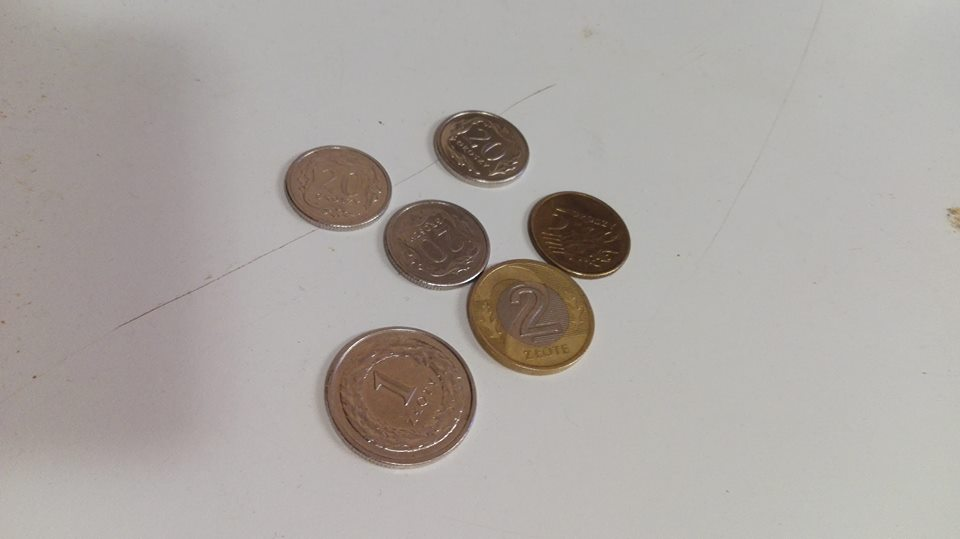
#> input picture _kck/img.jpg, 960 x 539 px; its folder holds only this picture in this run
$ python -i imglib.py   (imports and definitions only)
#> lines starting #> are read from the running program, lines starting #| are printed output that depends on the picture; after the words box and inside, x2 and y2 are one past the last pixel; in counts of white or black regions, pixels touching at a corner belong together
import math,numpy as np,glob,cv2,os
from PIL import ImageEnhance,Image

# >>>>>>>>>>>>>>>>>>>>>>>>>>>>>>>>>>>>>>>>>
def imgfun(img):
    gray = cv2.cvtColor(img,cv2.COLOR_BGR2GRAY)
    tmimg = cv2.adaptiveThreshold(gray,255,cv2.ADAPTIVE_THRESH_MEAN_C,
            cv2.THRESH_BINARY,11,2)

    canimg = cv2.Canny(img,np.nanpercentile(img,25),np.nanpercentile(img,75))

    v1, v2, v3, v4 = [], [], [], []
    nc = 5
    c = [cradn(img,i/nc,(i+1)/nc) for i in range(nc)]
    for oimg in c:
        b,g,r = cv2.split(oimg)
        perSet = np.arange(5,100,10)
        pb = [np.nanpercentile(b,i)for i in perSet]
        pg = [np.nanpercentile(g,i)for i in perSet]
        pr = [np.nanpercentile(r,i)for i in perSet]
        for i in range(len(pb)-1):
            v1.append(pb[i+1]-pg[i])
            v2.append(pg[i+1]-pr[i])
            v3.append(pb[i+1]-pr[i])

    v4.append(len(img))

    v4.append(np.nanmean(canimg))
    v4.append(np.nanmean(tmimg))

    v4.append(np.nanmean(canimg))
    v4.append(np.nanmean(tmimg))

    vec1 = [v1,v2,v3,v4]
    return vec1
#<<<<<<<<<<<<<<<<<<<<<<<<<<<<<<<<<<<<<<<<<

def dist(vec1,vec2):
    if len(vec1)!=len(vec2):
        print('err len')
        return
    d=0
    for i in range(len(vec1)):
        for j in range(len(vec1[i])):
           d+=(vec1[i][j]-vec2[i][j])**2
    return d**(1/2)

def cradn(coin,rmin,rmax):# <0,1>
    R = len(coin)/2
    rmin*=R;rmax*=R
    res = np.zeros(np.shape(coin))
    for i in range(len(coin)):
        for j in range(len(coin[i])):
            if ((((i-R)**2)+((j-R)**2)<rmax**2)
                and (((i-R)**2)+((j-R)**2)>rmin**2)):
                res[i][j]=coin[i][j]
            else: res[i][j]=None
    return res

def colfun(image,col=1,con=1,sh=1,br=1):
    image = image.copy()
    image = Image.fromarray(image)

    enhancer = ImageEnhance.Color(image)
    image = enhancer.enhance(col)

    enhancer = ImageEnhance.Contrast(image)
    image = enhancer.enhance(con)

    enhancer = ImageEnhance.Sharpness(image)
    image = enhancer.enhance(sh)


    enhancer = ImageEnhance.Brightness(image)
    image = enhancer.enhance(br)


    image = np.array(image)
    return image

def per(v,i):
    return np.nanpercentile(v,i)

>>> import cv2
>>> picture = cv2.imread('../../_kck/img.jpg')
#> picture is the input picture: shape (539, 960, 3); mean B, G, R 160.8, 165.1, 170.8
>>> result = imgfun(picture)
#> in imgfun, `gray = cv2.cvtColor(img,cv2.COLOR_BGR2GRAY)`:
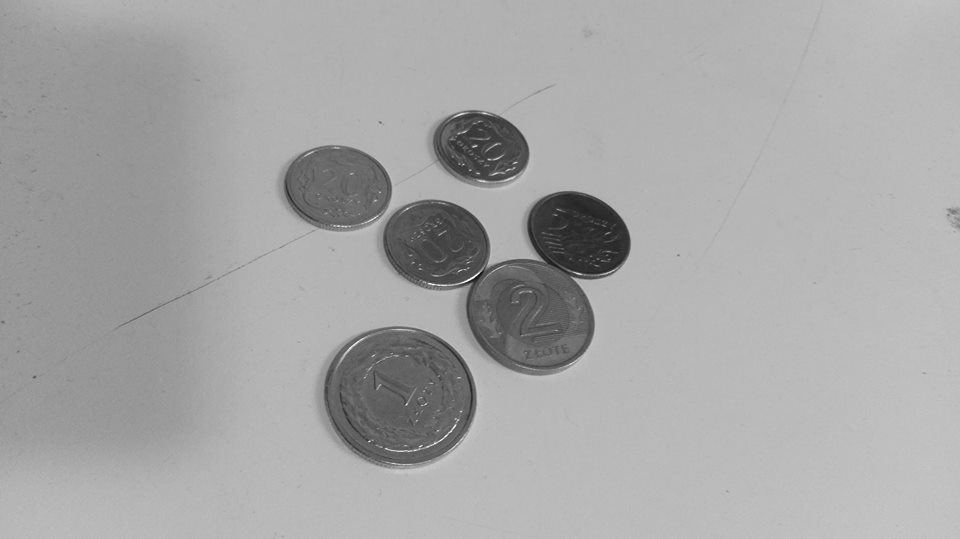
#> gray: shape (539, 960); min 11, max 255, mean 166.4
#> in imgfun, `tmimg = cv2.adaptiveThreshold(gray,255,cv2.ADAPTIVE_THRESH_MEAN_C, cv2..`:
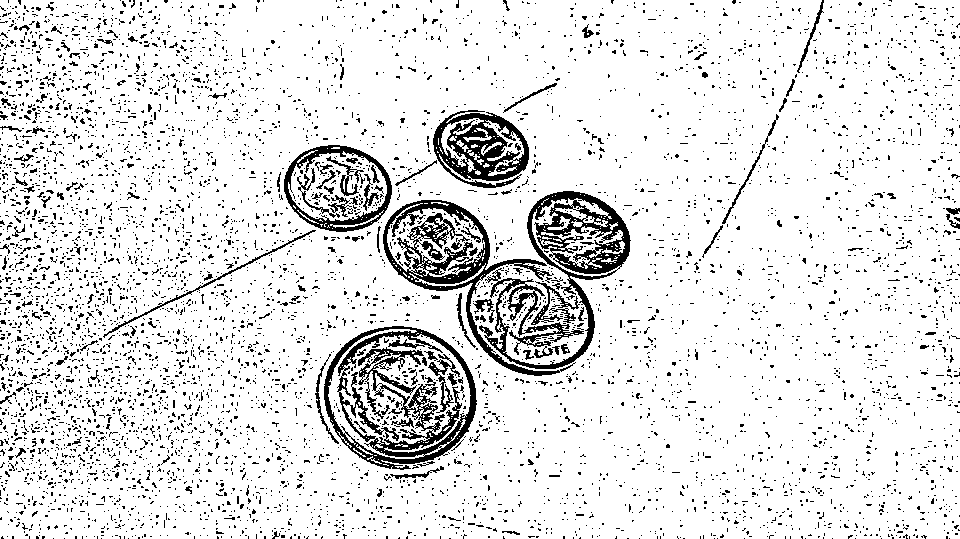
#> tmimg: shape (539, 960); 88.9% white; black in thin lines or dots
#> in imgfun, `canimg = cv2.Canny(img,np.nanpercentile(img,25),np.nanpercentile(img,7..`:
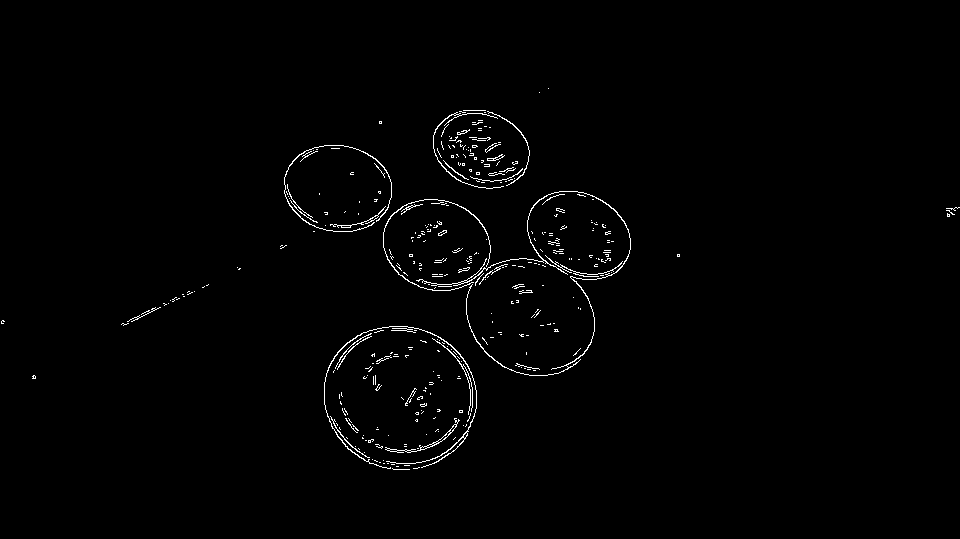
#> canimg: shape (539, 960); 1.1% white in thin lines or dots, all inside (x1, y1, x2, y2) = (1, 88, 960, 470)
#> in cradn, `R = len(coin)/2`: R = 269.5
#> in cradn, `rmin *= R`: rmin = 0
#> in cradn, `rmax *= R`: rmax = 53.9
#> after the loop in cradn, `for i in range(len(coin)):`: res: shape (539, 960, 3) float64; 98.23% of the values are NaN or infinite; the others: min 125, max 193, mean 176.5
#> after the loop in cradn (call 2), `for i in range(len(coin)):`: res: shape (539, 960, 3) float64; 94.71% of the values are NaN or infinite; the others: min 23, max 230, mean 162.2
#> after the loop in cradn (call 3), `for i in range(len(coin)):`: res: shape (539, 960, 3) float64; 91.18% of the values are NaN or infinite; the others: min 27, max 255, mean 146.6
#> after the loop in cradn (call 4), `for i in range(len(coin)):`: res: shape (539, 960, 3) float64; 87.66% of the values are NaN or infinite; the others: min 4, max 255, mean 147.8
#> after the loop in cradn (call 5), `for i in range(len(coin)):`: res: shape (539, 960, 3) float64; 84.13% of the values are NaN or infinite; the others: min 16, max 255, mean 153.9
#> in imgfun, `c = [cradn(img,i/nc,(i+1)/nc) for i in range(nc)]`: c = 5 items
#> the loop in imgfun, `for oimg in c:` made 5 passes
#> (pb, pg, pr) on passes 1 to 4: ([166, 171, 173, 175, 176, 176, 177, 178, 178, 179], [165, 170, 174, 175, 176, 177, 178, 178, 179, 179], [173, 177, 179, 180, 180, 181, 182, 182, 183, 183]), ([81, 149, 155, 162, 166, 172, 175, 177, 178, 179], [97, 148, 155, 161, 166, 173, 176, 178, 179, 180], [122, 158, 164, 170, 174, 178, 180, 182, 183, 184]), ([67, 79, 115, 147, 149, 153, 165, 173, 176, 178], [81, 95, 122, 146, 148, 153, 165, 174, 177, 179], [102, 122, 138, 157, 159, 162, 172, 178, 180, 184]), ([60, 74, 144, 145, 147, 151, 168, 175, 176, 179], [72, 92, 145, 147, 148, 153, 170, 176, 178, 180], [91, 121, 155, 157, 158, 162, 175, 178, 180, 186])
#> pass 1, in imgfun, `b,g,r = cv2.split(oimg)`:
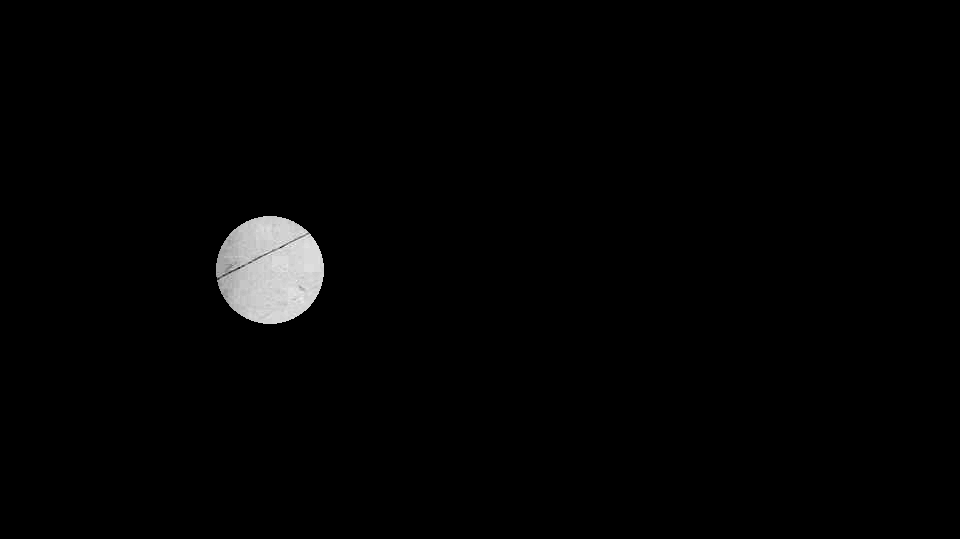
#> b: shape (539, 960) float64; 98.23% of the values are NaN or infinite; the others: min 125, max 188, mean 174.6; drawn with min black, max white, NaN and infinite black
#> pass 2, in imgfun, `b,g,r = cv2.split(oimg)`:
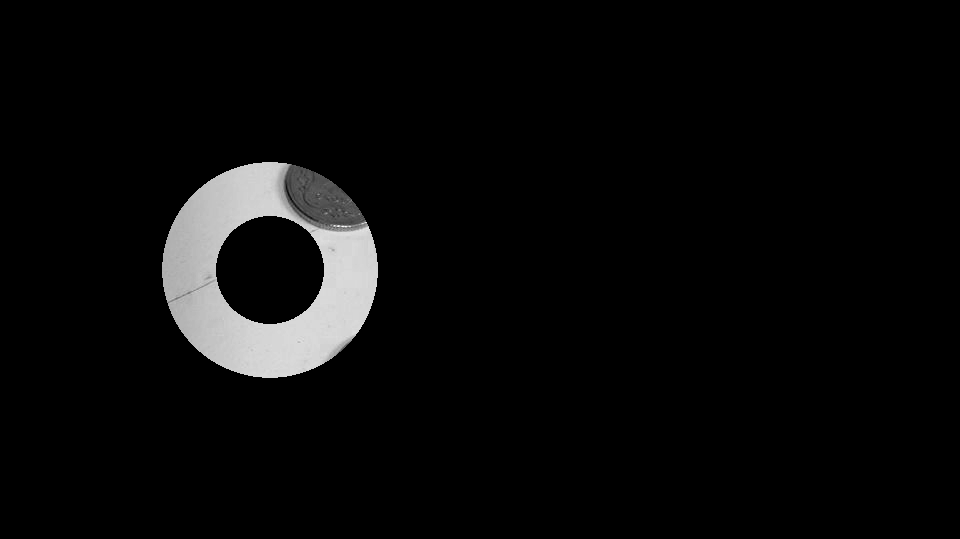
#> b: shape (539, 960) float64; 94.71% of the values are NaN or infinite; the others: min 23, max 207, mean 158; drawn with min black, max white, NaN and infinite black
#> after the loop in imgfun, `for oimg in c:`:
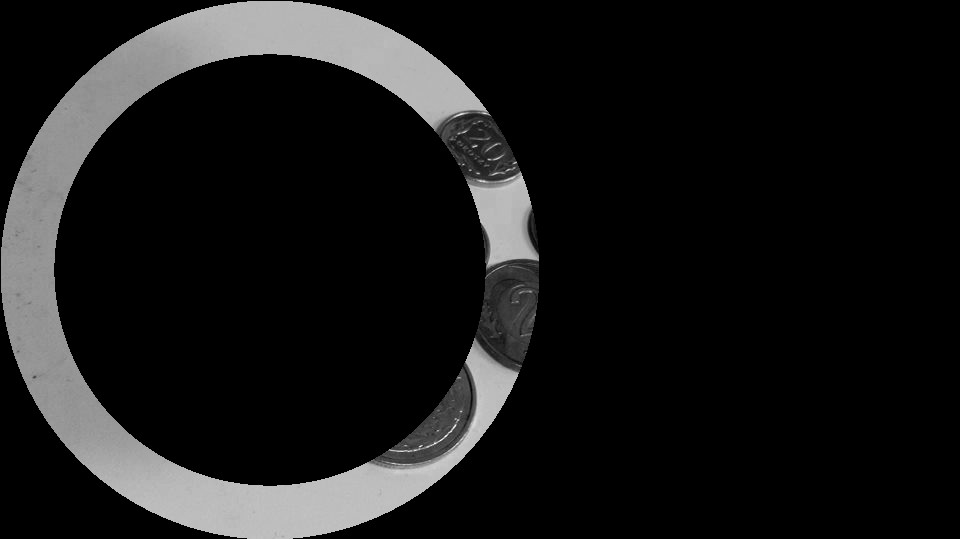
#> b: shape (539, 960) float64; 84.13% of the values are NaN or infinite; the others: min 16, max 238, mean 147.7; drawn with min black, max white, NaN and infinite black
#> after the loop in imgfun, `for oimg in c:`:
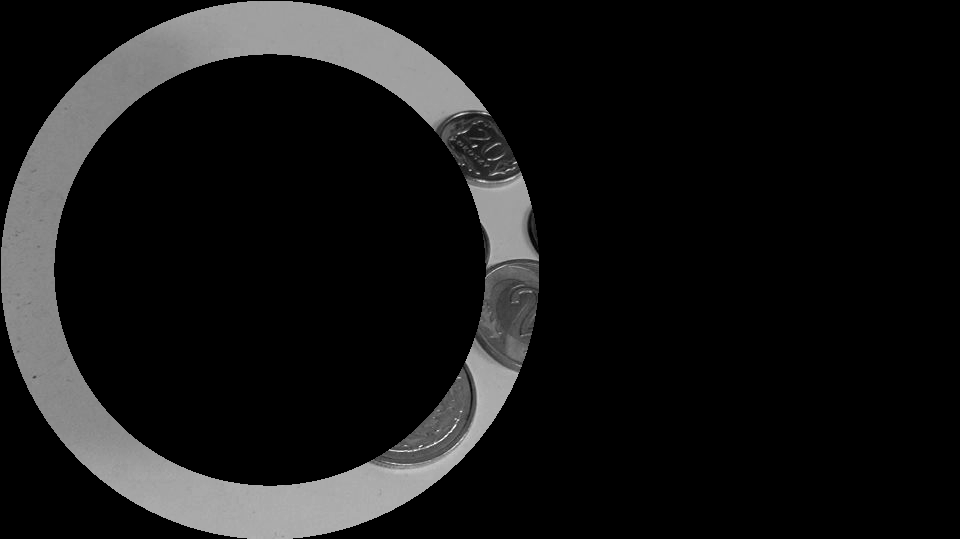
#> r: shape (539, 960) float64; 84.13% of the values are NaN or infinite; the others: min 47, max 255, mean 161.3; drawn with min black, max white, NaN and infinite black
#> after the loop in imgfun, `for oimg in c:`: v1 = 45 values, max 52 at index 9, min -2 at index 18, mean 6.96; v2 = 45 values, max 26 at index 9, min -9 at index 21, mean -0.178; v3 = 45 values, max 27 at index 9, min -23 at index 18, mean -2.29
#> result = 4 items
